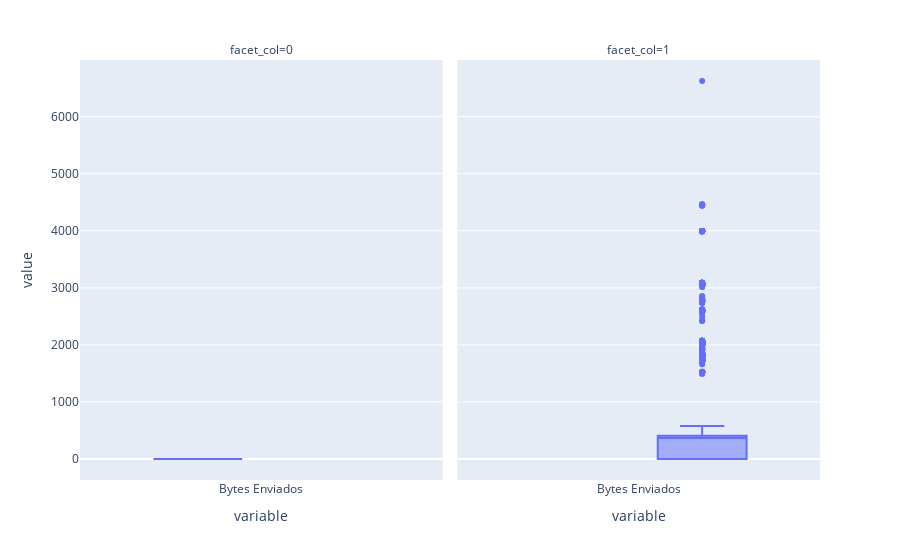

This figure's notebook cell:
### Code cell
px.box(df['Bytes Enviados'], facet_col=df['OneClassSVM_Prediction'])

### Figure 1 — Plotly figure (JSON) as saved in the notebook; plotly's stock layout.template omitted (floating-point values rounded to 4 significant figures; data arrays with more than 128 entries replaced by an {"elided": "..."} marker saying what was removed)
{"data": [{"alignmentgroup": "True", "hovertemplate": "facet_col=0<br>variable=%{x}<br>value=%{y}<extra></extra>", "legendgroup": "", "marker": {"color": "#636efa"}, "name": "", "notched": false, "offsetgroup": "", "orientation": "v", "showlegend": false, "type": "box", "x": {"elided": "2733 str values"}, "x0": " ", "xaxis": "x", "y": {"elided": "2733 int values"}, "y0": " ", "yaxis": "y"}, {"alignmentgroup": "True", "hovertemplate": "facet_col=1<br>variable=%{x}<br>value=%{y}<extra></extra>", "legendgroup": "", "marker": {"color": "#636efa"}, "name": "", "notched": false, "offsetgroup": "", "orientation": "v", "showlegend": false, "type": "box", "x": {"elided": "7653 str values"}, "x0": " ", "xaxis": "x2", "y": {"elided": "7653 int values"}, "y0": " ", "yaxis": "y2"}], "layout": {"annotations": [{"font": {}, "showarrow": false, "text": "facet_col=0", "x": 0.245, "xanchor": "center", "xref": "paper", "y": 1, "yanchor": "bottom", "yref": "paper"}, {"font": {}, "showarrow": false, "text": "facet_col=1", "x": 0.755, "xanchor": "center", "xref": "paper", "y": 1, "yanchor": "bottom", "yref": "paper"}], "boxmode": "group", "legend": {"tracegroupgap": 0}, "margin": {"t": 60}, "xaxis": {"anchor": "y", "domain": [0, 0.49], "title": {"text": "variable"}}, "xaxis2": {"anchor": "y2", "domain": [0.51, 1], "matches": "x", "title": {"text": "variable"}}, "yaxis": {"anchor": "x", "domain": [0, 1], "title": {"text": "value"}}, "yaxis2": {"anchor": "x2", "domain": [0, 1], "matches": "y", "showticklabels": false}}}
